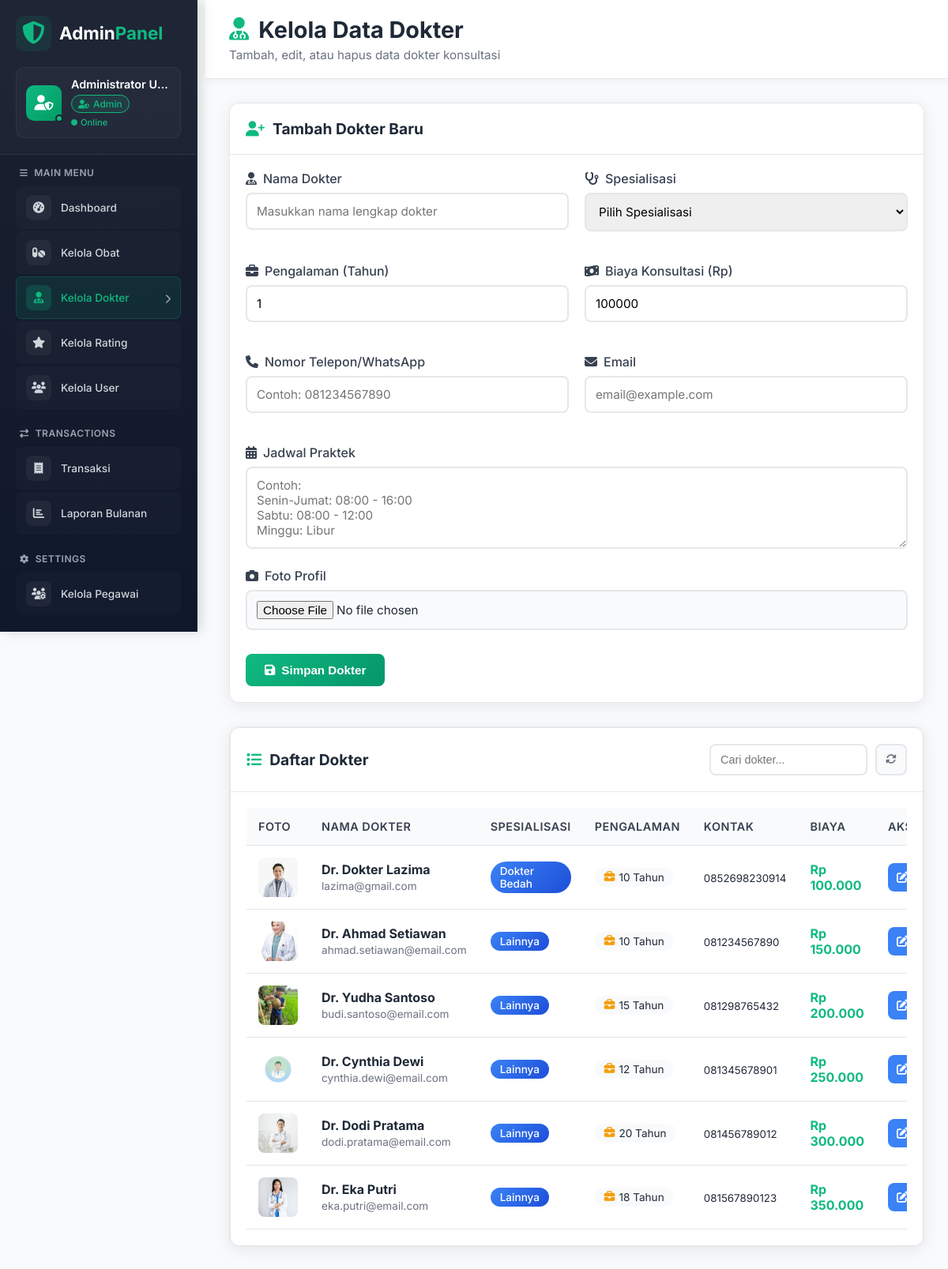
/screen/admin/dokter.php (signed in), run on the app's committed database.
### tables this page shows
CREATE TABLE `pegawai` (
  `id` int(11) NOT NULL,
  `username` varchar(50) NOT NULL,
  `password` varchar(255) NOT NULL,
  `nama_lengkap` varchar(100) NOT NULL,
  `status` enum('active','inactive') DEFAULT 'active',
  `role` varchar(20) NOT NULL DEFAULT 'admin',
  `created_at` timestamp NOT NULL DEFAULT current_timestamp(),
  `last_login` timestamp NULL DEFAULT NULL
);

CREATE TABLE `dokter` (
  `id_dokter` int(11) NOT NULL,
  `nama_dokter` varchar(100) NOT NULL,
  `spesialisasi` varchar(100) DEFAULT NULL,
  `pengalaman` varchar(50) DEFAULT NULL,
  `nomor_telepon` varchar(20) DEFAULT NULL,
  `email` varchar(100) DEFAULT NULL,
  `jadwal_praktek` text DEFAULT NULL,
  `foto` varchar(100) DEFAULT NULL,
  `biaya_konsultasi` decimal(10,2) DEFAULT NULL,
  `created_at` timestamp NOT NULL DEFAULT current_timestamp()
);

### screen/admin/dokter.php (the view, shortened to what the rows shown need)
<?php
require_once dirname(dirname(dirname(__FILE__))) . '/config.php';
$dokter_result = mysqli_query($conn, "SELECT * FROM dokter ORDER BY created_at DESC");
?>
<!DOCTYPE html>
<html lang="id">
<head>
    <link rel="stylesheet" href="style.css">
    <link rel="stylesheet" href="https://cdnjs.cloudflare.com/ajax/libs/font-awesome/6.4.0/css/all.min.css">
</head>
<body>
    <?php include 'sidebar.php'; ?>
    <div class="main-content">
        <header class="main-header">
            <div class="header-left">
                <h1><i class="fas fa-user-md"></i> Kelola Data Dokter</h1>
            </div>
        </header>
        <div class="content-wrapper">
            <div class="table-section">
                <div class="card">
                    <div class="card-body">
                        <div class="table-responsive">
                            <table id="dokterTable">
                                <thead>
                                    <tr>
                                        <th>Foto</th>
                                        <th>Nama Dokter</th>
                                        <th>Spesialisasi</th>
                                        <th>Pengalaman</th>
                                        <th>Kontak</th>
                                        <th>Biaya</th>
                                        <th>Aksi</th>
                                    </tr>
                                </thead>
                                <tbody>
                                    <?php if(mysqli_num_rows($dokter_result) > 0): ?>
                                        <?php while($dokter = mysqli_fetch_assoc($dokter_result)): ?>
                                        <tr>
                                            <td>
                                                <div class="table-image">
                                                    <img src="../../uploads/dokter/<?php echo $dokter['foto'] ?: 'default.png'; ?>"
                                                         alt="<?php echo htmlspecialchars($dokter['nama_dokter']); ?>"
                                                         onerror="this.src='../../assets/images/dokter/default.png'">
                                                </div>
                                            </td>
                                            <td>
                                                <strong>Dr. <?php echo htmlspecialchars($dokter['nama_dokter']); ?></strong><br>
                                                <small class="text-muted"><?php echo $dokter['email']; ?></small>
                                            </td>
                                            <td>
                                                <span class="specialization-badge"><?php echo htmlspecialchars($dokter['spesialisasi']); ?></span>
                                            </td>
                                            <td>
                                                <span class="experience-badge">
                                                    <i class="fas fa-briefcase"></i> <?php echo $dokter['pengalaman']; ?> Tahun
                                                </span>
                                            </td>
                                            <td>
                                                <small><?php echo htmlspecialchars($dokter['nomor_telepon']); ?></small>
                                            </td>
                                            <td>
                                                <span class="price">Rp <?php echo number_format($dokter['biaya_konsultasi'], 0, ',', '.'); ?></span>
                                            </td>
                                            <td>
                                                <div class="action-buttons">
                                                    <a href="?edit=<?php echo $dokter['id_dokter']; ?>" class="btn-action btn-edit">
                                                        <i class="fas fa-edit"></i>
                                                    </a>
                                                </div>
                                            </td>
                                        </tr>
                                        <?php endwhile; ?>
                                    <?php endif; ?>
                                </tbody>
                            </table>
                        </div>
                    </div>
                </div>
            </div>
        </div>
    </div>
</body>
</html>

### screen/admin/sidebar.php (shortened to what the rows shown need)
<?php
require_once dirname(dirname(dirname(__FILE__))) . '/config.php';
$currentUser = getCurrentUser($conn);
$username = $currentUser ? $currentUser['nama_lengkap'] : 'Admin';
$userRole = 'admin';
if ($currentUser && isset($currentUser['role']) && !empty($currentUser['role'])) {
    $userRole = $currentUser['role'];
}
elseif (isset($_SESSION['user_role']) && !empty($_SESSION['user_role'])) {
    $userRole = $_SESSION['user_role'];
}
elseif (isset($_SESSION['role']) && !empty($_SESSION['role'])) {
    $userRole = $_SESSION['role'];
    $_SESSION['user_role'] = $userRole;
}
$userRoleDisplay = ucfirst(trim($userRole));
$userRoleKey = strtolower(trim($userRole));
$roleConfig = [
    'admin' => ['icon' => 'fa-user-shield', 'color' => '#10b981', 'title' => 'Admin'],
    'developer' => ['icon' => 'fa-laptop-code', 'color' => '#3b82f6', 'title' => 'Developer'],
    'superadmin' => ['icon' => 'fa-crown', 'color' => '#f59e0b', 'title' => 'Super Admin'],
    'super admin' => ['icon' => 'fa-crown', 'color' => '#f59e0b', 'title' => 'Super Admin'],
    'manager' => ['icon' => 'fa-user-tie', 'color' => '#8b5cf6', 'title' => 'Manager'],
    'kasir' => ['icon' => 'fa-cash-register', 'color' => '#ec4899', 'title' => 'Kasir'],
    'staff' => ['icon' => 'fa-user', 'color' => '#6366f1', 'title' => 'Staff'],
    'custom' => ['icon' => 'fa-user-tag', 'color' => '#6b7280', 'title' => 'Custom'],
    'default' => ['icon' => 'fa-user', 'color' => '#9ca3af', 'title' => 'User']
];
$currentRoleConfig = $roleConfig['default'];
if (isset($roleConfig[$userRoleKey])) {
    $currentRoleConfig = $roleConfig[$userRoleKey];
}
?>
<div class="admin-sidebar">
    <div class="admin-header">
        <div class="admin-logo">
            <h2>Admin<span>Panel</span></h2>
        </div>
        <div class="user-profile">
            <div class="user-info">
                <h4 class="user-name"><?php echo htmlspecialchars($username); ?></h4>
                <div class="user-role-info">
                    <span class="role-badge"
                        style="background: <?php echo $currentRoleConfig['color']; ?>20; color: <?php echo $currentRoleConfig['color']; ?>;">
                        <i class="fas <?php echo $currentRoleConfig['icon']; ?>"></i>
                        <?php echo $userRoleDisplay; ?>
                    </span>
                </div>
                <div class="user-meta">
                    <span class="user-status active">
                    </span>
                </div>
            </div>
        </div>
    </div>
</div>

### data on the page
pegawai: nama_lengkap "Administrator U…", role "Admin"
dokter: foto (picture), nama_dokter "Dokter Lazima", email "lazima@gmail.com", spesialisasi "Dokter Bedah", pengalaman "10", nomor_telepon "0852698230914", biaya_konsultasi "100.000"
dokter: foto (picture), nama_dokter "Ahmad Setiawan", email "ahmad.setiawan@email.com", spesialisasi "Lainnya", pengalaman "10", nomor_telepon "081234567890", biaya_konsultasi "150.000"
dokter: foto (picture), nama_dokter "Yudha Santoso", email "budi.santoso@email.com", spesialisasi "Lainnya", pengalaman "15", nomor_telepon "081298765432", biaya_konsultasi "200.000"
dokter: shows a picture, nama_dokter "Cynthia Dewi", email "cynthia.dewi@email.com", spesialisasi "Lainnya", pengalaman "12", nomor_telepon "081345678901", biaya_konsultasi "250.000"
dokter: foto (picture), nama_dokter "Dodi Pratama", email "dodi.pratama@email.com", spesialisasi "Lainnya", pengalaman "20", nomor_telepon "081456789012", biaya_konsultasi "300.000"
dokter: foto (picture), nama_dokter "Eka Putri", email "eka.putri@email.com", spesialisasi "Lainnya", pengalaman "18", nomor_telepon "081567890123", biaya_konsultasi "350.000"
